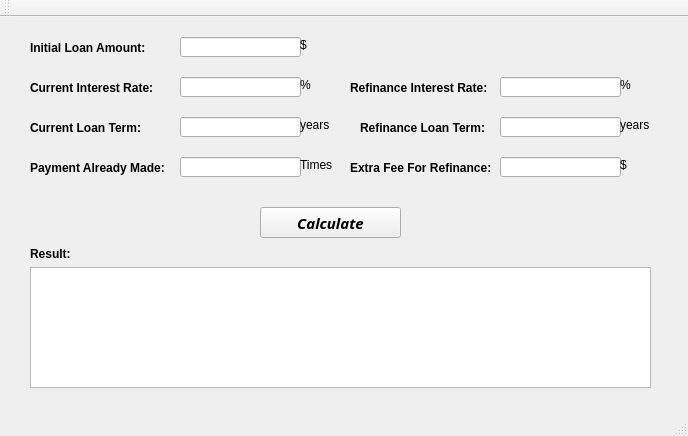
<?xml version="1.0" encoding="UTF-8"?>
<ui version="4.0">
 <class>Refinance_Calculator</class>
 <widget class="QMainWindow" name="Refinance_Calculator">
  <property name="geometry">
   <rect>
    <x>0</x>
    <y>0</y>
    <width>688</width>
    <height>436</height>
   </rect>
  </property>
  <property name="windowTitle">
   <string>Refinance_Calculator</string>
  </property>
  <widget class="QWidget" name="centralWidget">
   <widget class="QPushButton" name="Calculate">
    <property name="geometry">
     <rect>
      <x>260</x>
      <y>190</y>
      <width>141</width>
      <height>31</height>
     </rect>
    </property>
    <property name="font">
     <font>
      <family>Bodoni MT Condensed</family>
      <pointsize>11</pointsize>
      <weight>75</weight>
      <italic>true</italic>
      <bold>true</bold>
     </font>
    </property>
    <property name="text">
     <string>Calculate</string>
    </property>
   </widget>
   <widget class="QLineEdit" name="Balance">
    <property name="geometry">
     <rect>
      <x>180</x>
      <y>20</y>
      <width>121</width>
      <height>20</height>
     </rect>
    </property>
   </widget>
   <widget class="QLabel" name="label">
    <property name="geometry">
     <rect>
      <x>30</x>
      <y>20</y>
      <width>121</width>
      <height>21</height>
     </rect>
    </property>
    <property name="font">
     <font>
      <weight>75</weight>
      <bold>true</bold>
     </font>
    </property>
    <property name="text">
     <string>Initial Loan Amount:</string>
    </property>
   </widget>
   <widget class="QLabel" name="label_2">
    <property name="geometry">
     <rect>
      <x>300</x>
      <y>20</y>
      <width>47</width>
      <height>16</height>
     </rect>
    </property>
    <property name="text">
     <string>$</string>
    </property>
   </widget>
   <widget class="QLabel" name="label_3">
    <property name="geometry">
     <rect>
      <x>30</x>
      <y>60</y>
      <width>131</width>
      <height>21</height>
     </rect>
    </property>
    <property name="font">
     <font>
      <weight>75</weight>
      <bold>true</bold>
     </font>
    </property>
    <property name="text">
     <string>Current Interest Rate:</string>
    </property>
   </widget>
   <widget class="QLineEdit" name="CRate">
    <property name="geometry">
     <rect>
      <x>180</x>
      <y>60</y>
      <width>121</width>
      <height>20</height>
     </rect>
    </property>
   </widget>
   <widget class="QLabel" name="label_4">
    <property name="geometry">
     <rect>
      <x>300</x>
      <y>60</y>
      <width>47</width>
      <height>16</height>
     </rect>
    </property>
    <property name="text">
     <string>%</string>
    </property>
   </widget>
   <widget class="QLineEdit" name="RRate">
    <property name="geometry">
     <rect>
      <x>500</x>
      <y>60</y>
      <width>121</width>
      <height>20</height>
     </rect>
    </property>
   </widget>
   <widget class="QLabel" name="label_5">
    <property name="geometry">
     <rect>
      <x>620</x>
      <y>60</y>
      <width>47</width>
      <height>16</height>
     </rect>
    </property>
    <property name="text">
     <string>%</string>
    </property>
   </widget>
   <widget class="QLabel" name="label_6">
    <property name="geometry">
     <rect>
      <x>350</x>
      <y>60</y>
      <width>141</width>
      <height>21</height>
     </rect>
    </property>
    <property name="font">
     <font>
      <weight>75</weight>
      <bold>true</bold>
     </font>
    </property>
    <property name="text">
     <string>Refinance Interest Rate:</string>
    </property>
   </widget>
   <widget class="QLineEdit" name="CTerm">
    <property name="geometry">
     <rect>
      <x>180</x>
      <y>100</y>
      <width>121</width>
      <height>20</height>
     </rect>
    </property>
   </widget>
   <widget class="QLabel" name="label_7">
    <property name="geometry">
     <rect>
      <x>300</x>
      <y>100</y>
      <width>47</width>
      <height>16</height>
     </rect>
    </property>
    <property name="text">
     <string>years</string>
    </property>
   </widget>
   <widget class="QLabel" name="label_8">
    <property name="geometry">
     <rect>
      <x>30</x>
      <y>100</y>
      <width>111</width>
      <height>21</height>
     </rect>
    </property>
    <property name="font">
     <font>
      <weight>75</weight>
      <bold>true</bold>
     </font>
    </property>
    <property name="text">
     <string>Current Loan Term:</string>
    </property>
   </widget>
   <widget class="QLineEdit" name="RTerm">
    <property name="geometry">
     <rect>
      <x>500</x>
      <y>100</y>
      <width>121</width>
      <height>20</height>
     </rect>
    </property>
   </widget>
   <widget class="QLabel" name="label_9">
    <property name="geometry">
     <rect>
      <x>360</x>
      <y>100</y>
      <width>141</width>
      <height>21</height>
     </rect>
    </property>
    <property name="font">
     <font>
      <weight>75</weight>
      <bold>true</bold>
     </font>
    </property>
    <property name="text">
     <string>Refinance Loan Term:</string>
    </property>
   </widget>
   <widget class="QLabel" name="label_10">
    <property name="geometry">
     <rect>
      <x>620</x>
      <y>100</y>
      <width>47</width>
      <height>16</height>
     </rect>
    </property>
    <property name="text">
     <string>years</string>
    </property>
   </widget>
   <widget class="QLineEdit" name="PaidTimes">
    <property name="geometry">
     <rect>
      <x>180</x>
      <y>140</y>
      <width>121</width>
      <height>20</height>
     </rect>
    </property>
   </widget>
   <widget class="QLabel" name="label_11">
    <property name="geometry">
     <rect>
      <x>30</x>
      <y>140</y>
      <width>141</width>
      <height>21</height>
     </rect>
    </property>
    <property name="font">
     <font>
      <weight>75</weight>
      <bold>true</bold>
     </font>
    </property>
    <property name="text">
     <string>Payment Already Made:</string>
    </property>
   </widget>
   <widget class="QLabel" name="label_12">
    <property name="geometry">
     <rect>
      <x>300</x>
      <y>140</y>
      <width>47</width>
      <height>16</height>
     </rect>
    </property>
    <property name="text">
     <string>Times</string>
    </property>
   </widget>
   <widget class="QLineEdit" name="ExtraFee">
    <property name="geometry">
     <rect>
      <x>500</x>
      <y>140</y>
      <width>121</width>
      <height>20</height>
     </rect>
    </property>
    <property name="text">
     <string/>
    </property>
   </widget>
   <widget class="QLabel" name="label_13">
    <property name="geometry">
     <rect>
      <x>350</x>
      <y>140</y>
      <width>151</width>
      <height>21</height>
     </rect>
    </property>
    <property name="font">
     <font>
      <weight>75</weight>
      <bold>true</bold>
     </font>
    </property>
    <property name="text">
     <string>Extra Fee For Refinance:</string>
    </property>
   </widget>
   <widget class="QLabel" name="label_14">
    <property name="geometry">
     <rect>
      <x>620</x>
      <y>140</y>
      <width>47</width>
      <height>16</height>
     </rect>
    </property>
    <property name="text">
     <string>$</string>
    </property>
   </widget>
   <widget class="QLabel" name="label_15">
    <property name="geometry">
     <rect>
      <x>30</x>
      <y>230</y>
      <width>47</width>
      <height>13</height>
     </rect>
    </property>
    <property name="font">
     <font>
      <weight>75</weight>
      <bold>true</bold>
     </font>
    </property>
    <property name="text">
     <string>Result:</string>
    </property>
   </widget>
   <widget class="QTextEdit" name="result">
    <property name="geometry">
     <rect>
      <x>30</x>
      <y>250</y>
      <width>621</width>
      <height>121</height>
     </rect>
    </property>
   </widget>
  </widget>
  <widget class="QMenuBar" name="menuBar">
   <property name="geometry">
    <rect>
     <x>0</x>
     <y>0</y>
     <width>688</width>
     <height>21</height>
    </rect>
   </property>
  </widget>
  <widget class="QToolBar" name="mainToolBar">
   <attribute name="toolBarArea">
    <enum>TopToolBarArea</enum>
   </attribute>
   <attribute name="toolBarBreak">
    <bool>false</bool>
   </attribute>
  </widget>
  <widget class="QStatusBar" name="statusBar"/>
 </widget>
 <layoutdefault spacing="6" margin="11"/>
 <resources/>
 <connections/>
</ui>
